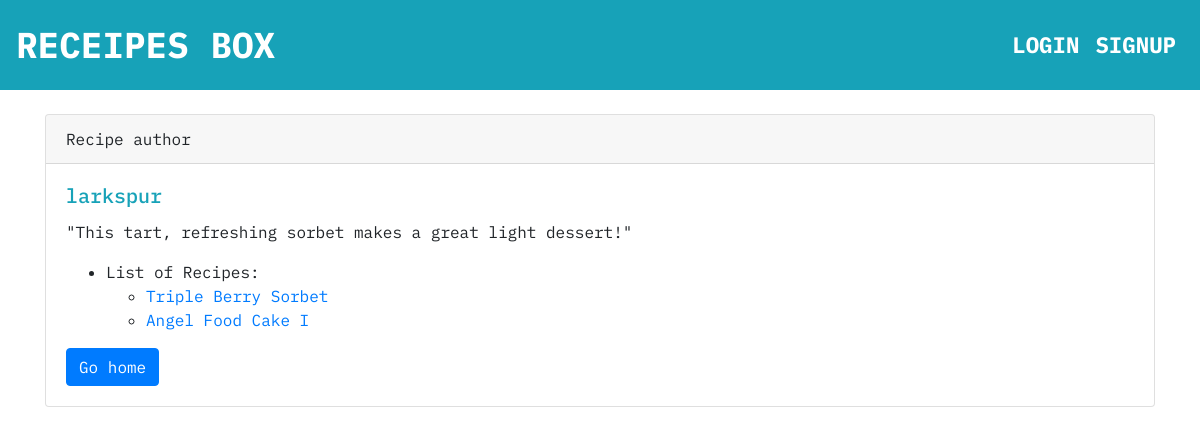
The app's page /author/3/, older data.
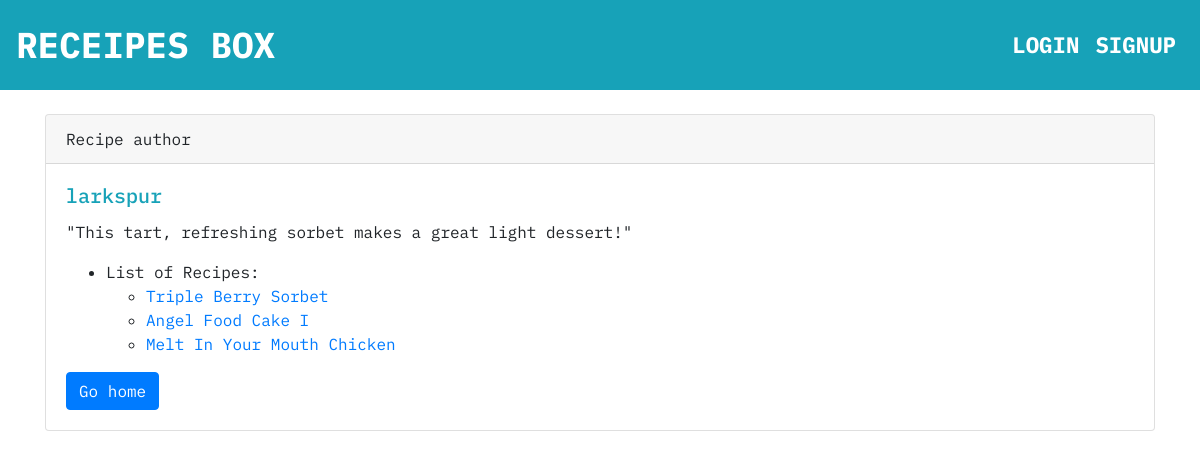
The same page, newer data.
### recipe/models.py (models this page shows, shortened)
class Recipe(models.Model):
    author = models.ForeignKey(Author, on_delete=models.CASCADE)
    title = models.CharField(max_length=50)
    description = models.TextField()
    time_required = models.CharField(max_length=30)
    instructions = models.TextField(default="Instruction coming soon.")
    imageUrl = models.TextField(default='https://d2ebzu6go672f3.cloudfront.net/media/content/images'
                                        '/p3_MedDiet_W1806_gi667751254.jpg')
    date_created = models.DateTimeField(default=timezone.now)

### recipe/views.py (the view)
# urls.py: path('author/<int:author_id>/', views.author_detail, name="authorDetail"),
def author_detail(request, author_id):
    author = get_object_or_404(Author, pk=author_id)
    recipes = Recipe.objects.all()
    return render(request, 'recipe/authorDetail.html', {
        'author': author,
        'recipes': recipes,
    })

### recipe/templates/recipe/authorDetail.html
{% extends 'base.html' %} {% block content %}
<div class="card">
  <div class="card-header">
    Recipe author
  </div>
  <div class="card-body">
    <h5 class="card-title text-info">  {{author.name}}</h5>
    <p class="card-text">
      {{author.bio}}
    </p>
    <ul>
      <li>
        List of Recipes:
      </li>
      <ul>
      {% for recipe in recipes %}
      {% if author.id == recipe.author.id %}
          <li> <a href="{% url 'recipes:recipe_detail' recipe.id %}">{{recipe.title}}</a></li>
      {% endif %}
      {% endfor %}
      </ul>
    </ul>
    <a href="/" class="btn btn-primary">Go home</a>
  </div>
</div>
{% endblock content %}

Row changes from the older to the newer data that the page shows:
added Recipe: title "Melt In Your Mouth Chicken"
